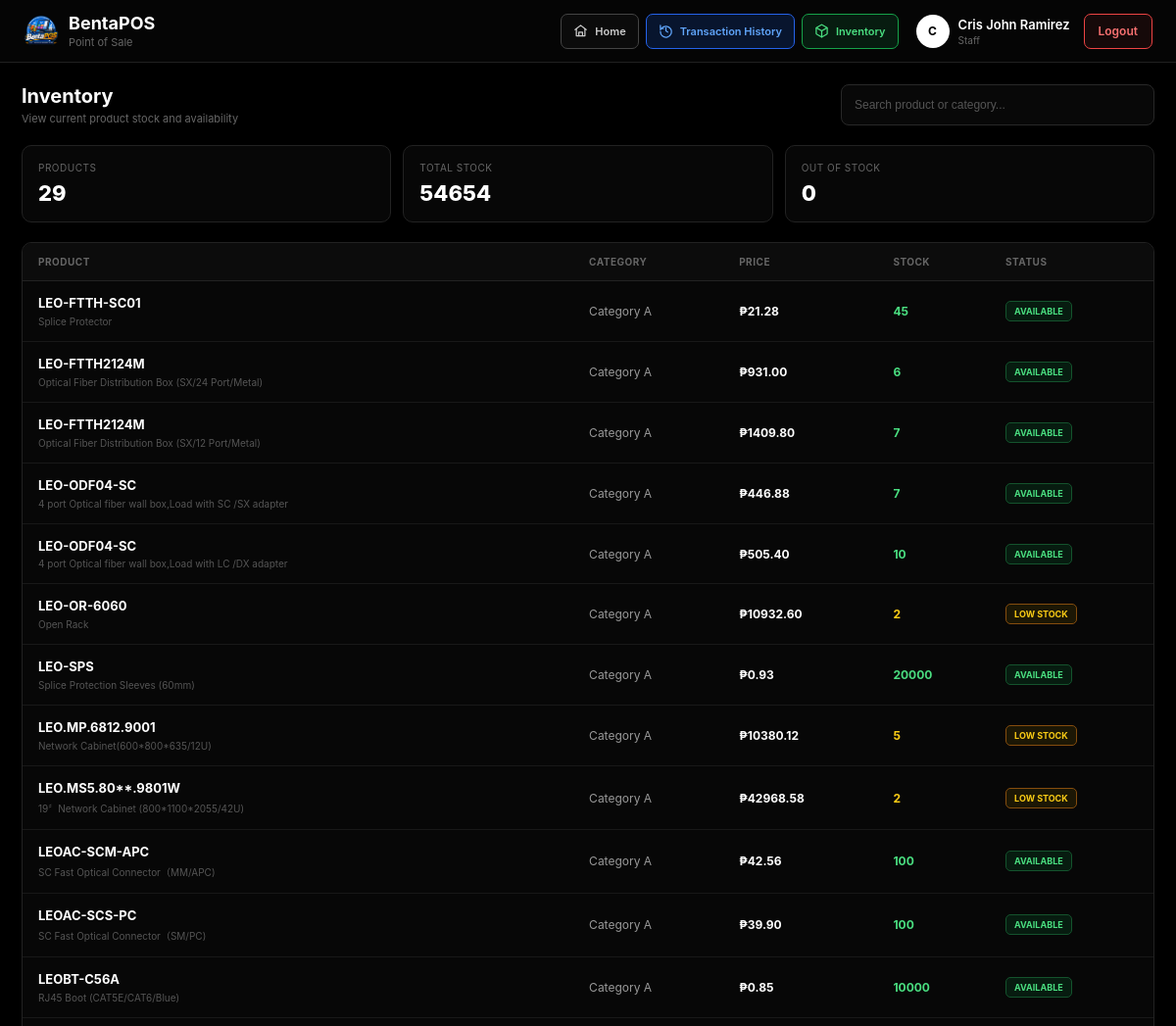
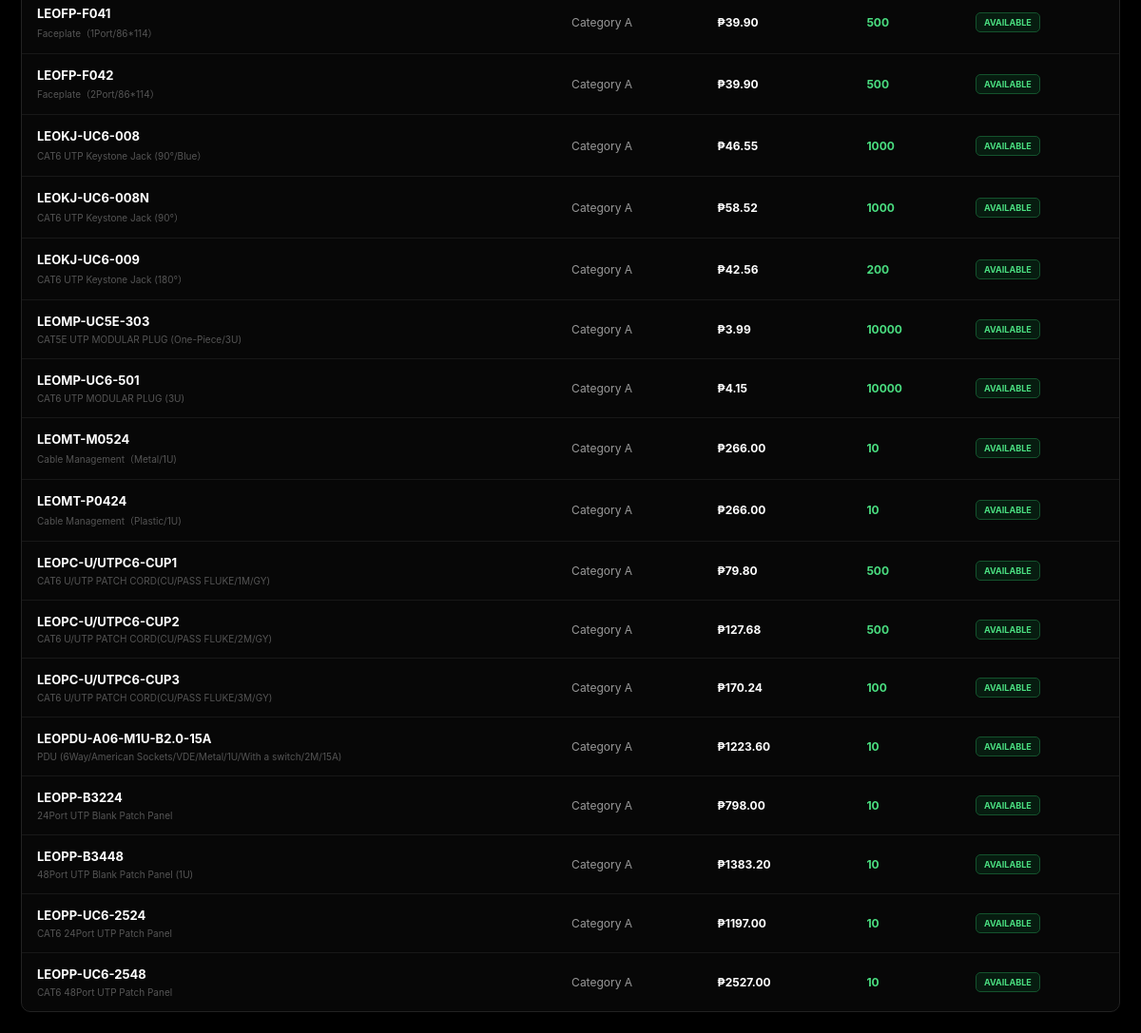
/staff/inventory/ (signed in), run on the app's committed database (2 pictures, top to bottom).
### core/models.py (models this page shows, shortened)
class Product(models.Model):
    product_model = models.CharField(
        max_length=150
    )
    description = models.TextField(
        blank=True,
        null=True
    )
    category = models.CharField(
        max_length=100
    )
    price = models.DecimalField(
        max_digits=10,
        decimal_places=2
    )
    qty = models.PositiveIntegerField(
        default=0
    )
    created_at = models.DateTimeField(
        auto_now_add=True
    )
    updated_at = models.DateTimeField(
        auto_now=True
    )
    class Meta:
        ordering = ["product_model"]
        verbose_name = "Product"
        verbose_name_plural = "Products"

### staff/views.py (the view)
# urls.py: path("inventory/", views.inventory, name="inventory"),
@login_required
@user_passes_test(is_staff)
def inventory(request):
    products = (
        Product.objects
        .all()
        .order_by(
            "product_model"
        )
    )
    return render(
        request,
        "staff/inventory.html",
        {
            "products": products,
        }
    )

### staff/views.py (called while the page is built)
def is_staff(user):
    return user.is_authenticated and user.is_staff

### staff/templates/staff/inventory.html (shortened to what this page needs)
{% extends "staff.html" %}
{% block content %}
<div class="inventory-page">
    <div class="page-header">
        <div>
            <div class="page-title">
                Inventory
            </div>
            <div class="page-subtitle">
                View current product stock and availability
            </div>
        </div>
        <input
            type="text"
            id="inventorySearch"
            class="search-input"
            placeholder="Search product or category..."
        >
    </div>
    <div class="inventory-summary">
        <div class="summary-card">
            <div class="summary-label">
                Products
            </div>
            <div class="summary-value">
                {{ products|length }}
            </div>
        </div>
        <div class="summary-card">
            <div class="summary-label">
                Total Stock
            </div>
            <div
                class="summary-value"
                id="totalStock"
            >
            </div>
        </div>
        <div class="summary-card">
            <div class="summary-label">
                Out of Stock
            </div>
            <div
                class="summary-value"
                id="outOfStock"
            >
                0
            </div>
        </div>
    </div>
    <div class="inventory-panel">
        <div class="table-wrapper">
            <table>
                <thead>
                    <tr>
                        <th>
                            Product
                        </th>
                        <th>
                            Category
                        </th>
                        <th>
                            Price
                        </th>
                        <th>
                            Stock
                        </th>
                        <th>
                            Status
                        </th>
                    </tr>
                </thead>
                <tbody id="inventoryTable">
                    {% for product in products %}
                    <tr
                        class="inventory-row"
                        data-search="{{ product.product_model|lower }} {{ product.category|lower }}"
                        data-stock="{{ product.qty }}"
                    >
                        <td>
                            <div class="product-name">
                                {{ product.product_model }}
                            </div>
                            {% if product.description %}
                            <div class="product-description">
                                {{ product.description|truncatechars:80 }}
                            </div>
                            {% endif %}
                        </td>
                        <td>
                            <span class="category">
                                {{ product.category }}
                            </span>
                        </td>
                        <td>
                            <span class="price">
                                ₱{{ product.price|floatformat:2 }}
                            </span>
                        </td>
                        <td>
                            {% if product.qty == 0 %}
                                <span class="stock stock-out">
                                    {{ product.qty }}
                                </span>
                            {% elif product.qty <= 5 %}
                                <span class="stock stock-low">
                                    {{ product.qty }}
                                </span>
                            {% else %}
                                <span class="stock stock-good">
                                    {{ product.qty }}
                                </span>
                            {% endif %}
                        </td>
                        <td>
                            {% if product.qty == 0 %}
                                <span class="status status-out">
                                    OUT OF STOCK
                                </span>
                            {% elif product.qty <= 5 %}
                                <span class="status status-low">
                                    LOW STOCK
                                </span>
                            {% else %}
                                <span class="status status-good">
                                    AVAILABLE
                                </span>
                            {% endif %}
                        </td>
                    </tr>
                    {% endfor %}
                </tbody>
            </table>
        </div>
    </div>
</div>
{% endblock %}

### staff/templates/staff.html (shortened to what this page needs)
{% load static %}
<!DOCTYPE html>
<html lang="en">
<head>
</head>
<body>
<header class="topbar">
    <div class="brand">
        <img
            src="{% static 'images/logo.png' %}"
            alt="BentaPOS"
        >
        <div>
            <div class="brand-name">
                BentaPOS
            </div>
            <div class="brand-subtitle">
                Point of Sale
            </div>
        </div>
    </div>
    <div class="header-right">
        <nav class="staff-nav">
            <a
                href="{% url 'staff-dashboard' %}"
                class="nav-btn home-btn"
            >
                <svg
                    viewBox="0 0 24 24"
                    fill="none"
                    stroke="currentColor"
                    stroke-width="2"
                    stroke-linecap="round"
                    stroke-linejoin="round"
                >
                    <path d="m3 10 9-7 9 7"></path>
                    <path d="M5 9v11h14V9"></path>
                    <path d="M9 20v-6h6v6"></path>
                </svg>
                <span>
                    Home
                </span>
            </a>
            <a
                href="{% url 'transaction-history' %}"
                class="nav-btn history-btn"
            >
                <svg
                    viewBox="0 0 24 24"
                    fill="none"
                    stroke="currentColor"
                    stroke-width="2"
                    stroke-linecap="round"
                    stroke-linejoin="round"
                >
                    <path d="M3 3v5h5"></path>
                    <path d="M3.05 13a9 9 0 1 0 2.13-5.36L3 10"></path>
                    <path d="M12 7v5l3 2"></path>
                </svg>
                <span>
                    Transaction History
                </span>
            </a>
            <a
                href="{% url 'staff-inventory' %}"
                class="nav-btn inventory-btn"
            >
                <span>
                    Inventory
                </span>
            </a>
        </nav>
        <div class="staff-info">
            <div class="staff-user">
                <div class="staff-avatar">
                    {{ request.user.username|first|upper }}
                </div>
                <div class="staff-name-wrapper">
                    <div class="staff-name">
                        {{ request.user.get_full_name|default:request.user.username }}
                    </div>
                    <div class="staff-role">
                        Staff
                    </div>
                </div>
            </div>
            <a
                href="{% url 'logout' %}"
                class="logout-btn"
            >
                Logout
            </a>
        </div>
    </div>
</header>
<main class="pos-container">
    {% block content %}{% endblock %}
</main>
</body>
</html>

### staff/templates/staff.html (style rules this page uses)
* { box-sizing: border-box; margin: 0; padding: 0; }
html, body { min-height: 100%; }
body { font-family: -apple-system, BlinkMacSystemFont, "Segoe UI", Roboto, Arial, sans-serif; background: #000; color: #fff; min-height: 100vh; }
.topbar { height: 64px; background: #050505; border-bottom: 1px solid #202020; display: flex; align-items: center; justify-content: space-between; padding: 0 24px; position: sticky; top: 0; z-index: 100; }
.brand { display: flex; align-items: center; gap: 10px; flex-shrink: 0; }
.brand img { width: 36px; height: 36px; object-fit: contain; }
.brand-name { font-size: 18px; font-weight: 700; color: #fff; }
.brand-subtitle { font-size: 11px; color: #666; margin-top: 2px; }
.header-right { display: flex; align-items: center; gap: 18px; min-width: 0; }
.staff-nav { display: flex; align-items: center; gap: 7px; }
.nav-btn { height: 36px; padding: 0 12px; display: inline-flex; align-items: center; justify-content: center; gap: 7px; border: 1px solid #292929; border-radius: 7px; background: #0b0b0b; text-decoration: none; font-size: 11px; font-weight: 600; transition: .15s ease; }
.nav-btn svg { width: 15px; height: 15px; flex-shrink: 0; }
.nav-btn.history-btn { border-color: #2563eb; color: #60a5fa; background: #08152e; }
.nav-btn.inventory-btn { border-color: #16a34a; color: #4ade80; background: #071c10; }
.staff-info { display: flex; align-items: center; gap: 14px; }
.staff-user { display: flex; align-items: center; gap: 9px; }
.staff-avatar { width: 34px; height: 34px; border-radius: 50%; background: #fff; color: #000; display: flex; align-items: center; justify-content: center; font-size: 12px; font-weight: 700; flex-shrink: 0; }
.staff-name { font-size: 13px; font-weight: 600; color: #fff; }
.staff-role { font-size: 10px; color: #666; margin-top: 2px; }
.logout-btn { display: inline-flex; align-items: center; justify-content: center; height: 36px; padding: 0 14px; border: 1px solid #ef4444; border-radius: 7px; background: #160909; color: #f87171; text-decoration: none; font-size: 12px; font-weight: 600; transition: .15s ease; flex-shrink: 0; }
.pos-container { width: 100%; max-width: 1500px; margin: 0 auto; padding: 22px; }
.search-input { width: 100%; height: 46px; padding: 0 15px 0 42px; border: 1px solid #282828; border-radius: 9px; background: #080808; color: #fff; outline: none; font-size: 13px; }
.search-input::placeholder { color: #555; }
.product-name { font-size: 13px; font-weight: 700; line-height: 1.3; margin-bottom: 4px; }
.summary-label { color: #666; }
.summary-value { font-weight: 600; }
.nav-btn.home-btn { border-color: #444; color: #ccc; background: #0b0b0b; }

### data on the page
Product: product_model "LEO-FTTH-SC01", description "Splice Protector", category "Category A", price "21.28", qty "45", shows "AVAILABLE"
Product: product_model "LEO-FTTH2124M", description "Optical Fiber Distribution Box (SX/24 Port/Metal)", category "Category A", price "931.00", qty "6", shows "AVAILABLE"
Product: product_model "LEO-FTTH2124M", description "Optical Fiber Distribution Box (SX/12 Port/Metal)", category "Category A", price "1409.80", qty "7", shows "AVAILABLE"
Product: product_model "LEO-ODF04-SC", description "4 port Optical fiber wall box,Load with SC /SX adapter", category "Category A", price "446.88", qty "7", shows "AVAILABLE"
Product: product_model "LEO-ODF04-SC", description "4 port Optical fiber wall box,Load with LC /DX adapter", category "Category A", price "505.40", qty "10", shows "AVAILABLE"
Product: product_model "LEO-OR-6060", description "Open Rack", category "Category A", price "10932.60", qty "2", shows "LOW STOCK"
Product: product_model "LEO-SPS", description "Splice Protection Sleeves (60mm)", category "Category A", price "0.93", qty "20000", shows "AVAILABLE"
Product: product_model "LEO.MP.6812.9001", description "Network Cabinet(600*800*635/12U)", category "Category A", price "10380.12", qty "5", shows "LOW STOCK"
Product: product_model "LEO.MS5.80**.9801W", description "19〞Network Cabinet (800*1100*2055/42U)", category "Category A", price "42968.58", qty "2", shows "LOW STOCK"
Product: product_model "LEOAC-SCM-APC", description "SC Fast Optical Connector（MM/APC)", category "Category A", price "42.56", qty "100", shows "AVAILABLE"
Product: product_model "LEOAC-SCS-PC", description "SC Fast Optical Connector（SM/PC)", category "Category A", price "39.90", qty "100", shows "AVAILABLE"
Product: product_model "LEOBT-C56A", description "RJ45 Boot (CAT5E/CAT6/Blue)", category "Category A", price "0.85", qty "10000", shows "AVAILABLE"
Product: product_model "LEOFP-F041", description "Faceplate（1Port/86*114）", category "Category A", price "39.90", qty "500", shows "AVAILABLE"
Product: product_model "LEOFP-F042", description "Faceplate（2Port/86*114）", category "Category A", price "39.90", qty "500", shows "AVAILABLE"
Product: product_model "LEOKJ-UC6-008", description "CAT6 UTP Keystone Jack (90°/Blue）", category "Category A", price "46.55", qty "1000", shows "AVAILABLE"
Product: product_model "LEOKJ-UC6-008N", description "CAT6 UTP Keystone Jack (90°）", category "Category A", price "58.52", qty "1000", shows "AVAILABLE"
Product: product_model "LEOKJ-UC6-009", description "CAT6 UTP Keystone Jack (180°）", category "Category A", price "42.56", qty "200", shows "AVAILABLE"
Product: product_model "LEOMP-UC5E-303", description "CAT5E UTP MODULAR PLUG (One-Piece/3U)", category "Category A", price "3.99", qty "10000", shows "AVAILABLE"
Product: product_model "LEOMP-UC6-501", description "CAT6 UTP MODULAR PLUG (3U)", category "Category A", price "4.15", qty "10000", shows "AVAILABLE"
Product: product_model "LEOMT-M0524", description "Cable Management（Metal/1U)", category "Category A", price "266.00", qty "10", shows "AVAILABLE"
Product: product_model "LEOMT-P0424", description "Cable Management（Plastic/1U)", category "Category A", price "266.00", qty "10", shows "AVAILABLE"
Product: product_model "LEOPC-U/UTPC6-CUP1", description "CAT6 U/UTP PATCH CORD(CU/PASS FLUKE/1M/GY)", category "Category A", price "79.80", qty "500", shows "AVAILABLE"
Product: product_model "LEOPC-U/UTPC6-CUP2", description "CAT6 U/UTP PATCH CORD(CU/PASS FLUKE/2M/GY)", category "Category A", price "127.68", qty "500", shows "AVAILABLE"
Product: product_model "LEOPC-U/UTPC6-CUP3", description "CAT6 U/UTP PATCH CORD(CU/PASS FLUKE/3M/GY)", category "Category A", price "170.24", qty "100", shows "AVAILABLE"
Product: product_model "LEOPDU-A06-M1U-B2.0-15A", description "PDU (6Way/American Sockets/VDE/Metal/1U/With a switch/2M/15A)", category "Category A", price "1223.60", qty "10", shows "AVAILABLE"
Product: product_model "LEOPP-B3224", description "24Port UTP Blank Patch Panel", category "Category A", price "798.00", qty "10", shows "AVAILABLE"
Product: product_model "LEOPP-B3448", description "48Port UTP Blank Patch Panel (1U)", category "Category A", price "1383.20", qty "10", shows "AVAILABLE"
Product: product_model "LEOPP-UC6-2524", description "CAT6 24Port UTP Patch Panel", category "Category A", price "1197.00", qty "10", shows "AVAILABLE"
Product: product_model "LEOPP-UC6-2548", description "CAT6 48Port UTP Patch Panel", category "Category A", price "2527.00", qty "10", shows "AVAILABLE"

### other printed values
{{ request.user.username|first|upper }} "C"
{{ request.user.get_full_name|default:request.user.username }} "Cris John Ramirez"
{{ products|length }} "29"
